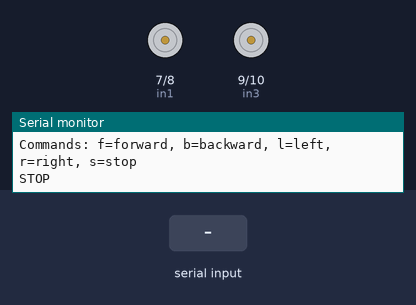
Recording of a sketch running on a simulated Arduino Uno, built with avr-gcc and run on an emulated ATmega328P. On the bench: motor-driver pin pairs drawn as motors (green arrow = first pin HIGH = forward, orange = second pin HIGH = backward, longer = more drive), the last lines printed to the serial monitor. Inputs (shaded band) come from the test bench.

Above: at 1.2 s.
1.3 s: "f" received over the second serial link
At 1.4 s:
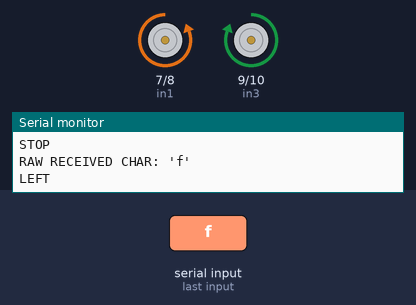
3.0 s: "b" received over the second serial link
At 3.1 s:
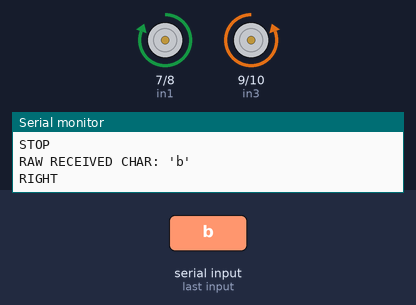
4.7 s: "l" received over the second serial link
At 4.8 s:
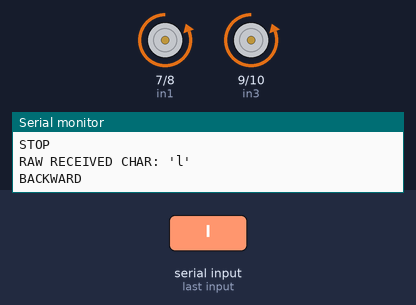
6.4 s: "r" received over the second serial link
At 6.5 s:
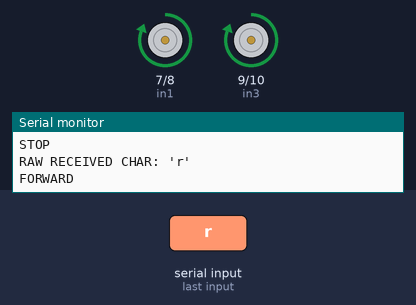
Timing chart, 0 to 9.1 s (numbered marks = the images above; inputs shaded):
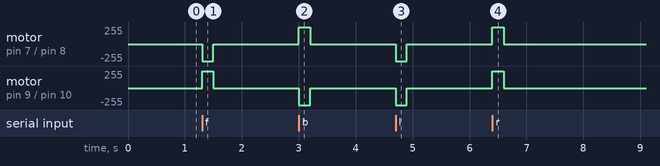

Measured:
- after the input at 1.3 s, motor on pin 7 (in1) / pin 8 (in2): stopped → backward 255/255 at once, → stopped 0.20 s later; motor on pin 9 (in3) / pin 10 (in4): stopped → forward 255/255 at once, → stopped 0.20 s later
- after the input at 3.0 s, motor on pin 7 (in1) / pin 8 (in2): stopped → forward 255/255 at once, → stopped 0.20 s later; motor on pin 9 (in3) / pin 10 (in4): stopped → backward 255/255 at once, → stopped 0.20 s later
- after the input at 4.7 s, motor on pin 7 (in1) / pin 8 (in2), motor on pin 9 (in3) / pin 10 (in4): stopped → backward 255/255 at once, → stopped 0.20 s later
- after the input at 6.4 s, motor on pin 7 (in1) / pin 8 (in2), motor on pin 9 (in3) / pin 10 (in4): stopped → forward 255/255 at once, → stopped 0.20 s later

The sketch:

motorTest.ino
```cpp
#include <SoftwareSerial.h>

// --- HC-05 Bluetooth Configuration ---
const int bluetoothRxPin = 2; // HC-05 TX → Arduino RX
const int bluetoothTxPin = 3; // HC-05 RX → Arduino TX
SoftwareSerial BTSerial(bluetoothRxPin, bluetoothTxPin);

char command;

// --- Motor Pins ---
const int in1 = 7;
const int in2 = 8;
const int in3 = 9;
const int in4 = 10;

void setup() {
  pinMode(in1, OUTPUT);
  pinMode(in2, OUTPUT);
  pinMode(in3, OUTPUT);
  pinMode(in4, OUTPUT);

  Serial.begin(9600);
  Serial.println("Robot Ready (500ms auto movement)");
  Serial.println("Commands: f=forward, b=backward, l=left, r=right, s=stop");

  BTSerial.begin(38400);  // Change to 9600 for data mode later

  stopRobot();
}

// ----- MOVEMENT FUNCTIONS -----

void turnRight() {
  digitalWrite(in1,HIGH);
  digitalWrite(in2,LOW);
  digitalWrite(in3,HIGH);
  digitalWrite(in4,LOW);
  Serial.println("FORWARD");
}

void turnLeft() {
  digitalWrite(in1,LOW);
  digitalWrite(in2,HIGH);
  digitalWrite(in3,LOW);
  digitalWrite(in4,HIGH);
  Serial.println("BACKWARD");
}

void moveForward() {
  digitalWrite(in1,LOW);
  digitalWrite(in2,HIGH);
  digitalWrite(in3,HIGH);
  digitalWrite(in4,LOW);
  Serial.println("LEFT");
}

void moveBackward() {
  digitalWrite(in1,HIGH);
  digitalWrite(in2,LOW);
  digitalWrite(in3,LOW);
  digitalWrite(in4,HIGH);
  Serial.println("RIGHT");
}

void stopRobot() {
  digitalWrite(in1,LOW);
  digitalWrite(in2,LOW);
  digitalWrite(in3,LOW);
  digitalWrite(in4,LOW);
  Serial.println("STOP");
}


void executeMove(void (*movementFunc)()) {
  movementFunc();    // run desired movement
  delay(200);
  stopRobot();
}

// ----- MAIN LOOP -----

void loop() {
  if (BTSerial.available()) {
    command = BTSerial.read();

    Serial.print("RAW RECEIVED CHAR: '");
    Serial.print(command);
    Serial.println("'");

    switch (command) {
      case 'f': executeMove(moveForward); break;
      case 'b': executeMove(moveBackward); break;
      case 'l': executeMove(turnLeft); break;
      case 'r': executeMove(turnRight); break;
      case 's': stopRobot(); break;
      default:
        Serial.println("--- Unrecognized Command ---");
        break;
    }
  }

  // Optional Serial → Bluetooth echo
  if (Serial.available()) {
    BTSerial.write(Serial.read());
  }
}
```
